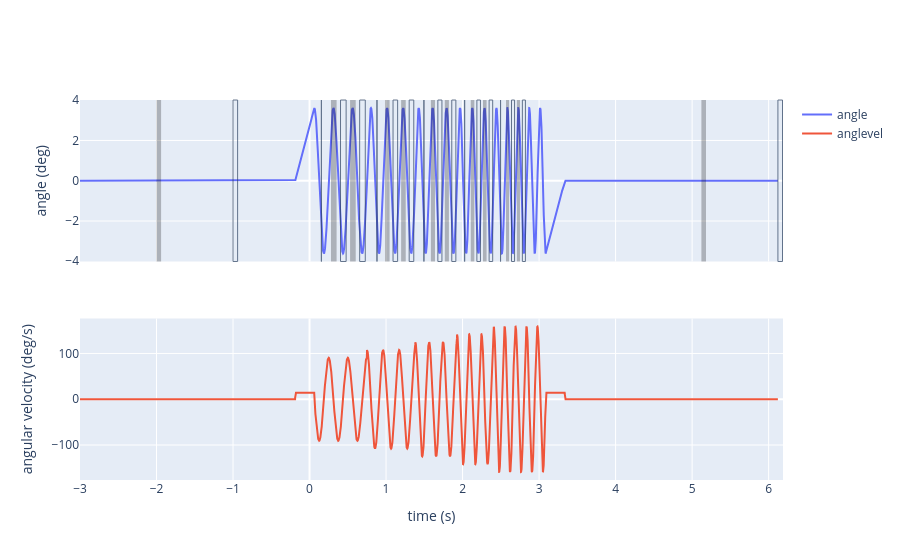

The notebook cell saved with this chart:
### Markdown cell above
and plot them:

### Code cell
fig = make_subplots(rows = 2, cols = 1,
                   shared_xaxes=True)
fig.add_trace(
    go.Scatter(x = t, y = angle, mode="lines", name="angle"),
    row=1, col=1)

for onoff in Lonoff:
    fig.add_vrect(x0 = onoff[0], x1=onoff[1], fillcolor="black", opacity=0.25, line_width=0,
                      row=1, col=1)

for onoff in Ronoff:
    fig.add_vrect(x0 = onoff[0], x1=onoff[1], opacity=0.7, line_width=1,
                      row=1, col=1)

fig.update_yaxes(title_text = "angle (deg)", row=1)
fig.add_trace(
    go.Scatter(x = t, y = anglevel, mode="lines", name="anglevel"),
    row=2, col=1)

fig.update_yaxes(title_text = "angular velocity (deg/s)", row=2)
fig.update_xaxes(title_text = "time (s)", row=2)

### Figure 1 — Plotly figure (JSON) as saved in the notebook; plotly's stock layout.template omitted (floating-point values rounded to 4 significant figures; data arrays with more than 128 entries replaced by an {"elided": "..."} marker saying what was removed)
{"data": [{"mode": "lines", "name": "angle", "type": "scatter", "x": {"elided": "9122 float values"}, "xaxis": "x", "y": {"elided": "9122 float values"}, "yaxis": "y"}, {"mode": "lines", "name": "anglevel", "type": "scatter", "x": {"elided": "9122 float values"}, "xaxis": "x2", "y": {"elided": "9122 float values"}, "yaxis": "y2"}], "layout": {"shapes": [{"fillcolor": "black", "line": {"width": 0}, "opacity": 0.25, "type": "rect", "x0": 0.03, "x1": 0.03, "xref": "x", "y0": 0, "y1": 1, "yref": "y domain"}, {"fillcolor": "black", "line": {"width": 0}, "opacity": 0.25, "type": "rect", "x0": 0.28, "x1": 0.3533, "xref": "x", "y0": 0, "y1": 1, "yref": "y domain"}, {"fillcolor": "black", "line": {"width": 0}, "opacity": 0.25, "type": "rect", "x0": 0.53, "x1": 0.6033, "xref": "x", "y0": 0, "y1": 1, "yref": "y domain"}, {"fillcolor": "black", "line": {"width": 0}, "opacity": 0.25, "type": "rect", "x0": 0.776, "x1": 0.776, "xref": "x", "y0": 0, "y1": 1, "yref": "y domain"}, {"fillcolor": "black", "line": {"width": 0}, "opacity": 0.25, "type": "rect", "x0": 0.986, "x1": 1.046, "xref": "x", "y0": 0, "y1": 1, "yref": "y domain"}, {"fillcolor": "black", "line": {"width": 0}, "opacity": 0.25, "type": "rect", "x0": 1.197, "x1": 1.257, "xref": "x", "y0": 0, "y1": 1, "yref": "y domain"}, {"fillcolor": "black", "line": {"width": 0}, "opacity": 0.25, "type": "rect", "x0": 1.404, "x1": 1.404, "xref": "x", "y0": 0, "y1": 1, "yref": "y domain"}, {"fillcolor": "black", "line": {"width": 0}, "opacity": 0.25, "type": "rect", "x0": 1.586, "x1": 1.639, "xref": "x", "y0": 0, "y1": 1, "yref": "y domain"}, {"fillcolor": "black", "line": {"width": 0}, "opacity": 0.25, "type": "rect", "x0": 1.768, "x1": 1.821, "xref": "x", "y0": 0, "y1": 1, "yref": "y domain"}, {"fillcolor": "black", "line": {"width": 0}, "opacity": 0.25, "type": "rect", "x0": 1.947, "x1": 1.947, "xref": "x", "y0": 0, "y1": 1, "yref": "y domain"}, {"fillcolor": "black", "line": {"width": 0}, "opacity": 0.25, "type": "rect", "x0": 2.107, "x1": 2.154, "xref": "x", "y0": 0, "y1": 1, "yref": "y domain"}, {"fillcolor": "black", "line": {"width": 0}, "opacity": 0.25, "type": "rect", "x0": 2.267, "x1": 2.314, "xref": "x", "y0": 0, "y1": 1, "yref": "y domain"}, {"fillcolor": "black", "line": {"width": 0}, "opacity": 0.25, "type": "rect", "x0": 2.425, "x1": 2.425, "xref": "x", "y0": 0, "y1": 1, "yref": "y domain"}, {"fillcolor": "black", "line": {"width": 0}, "opacity": 0.25, "type": "rect", "x0": 2.568, "x1": 2.608, "xref": "x", "y0": 0, "y1": 1, "yref": "y domain"}, {"fillcolor": "black", "line": {"width": 0}, "opacity": 0.25, "type": "rect", "x0": 2.71, "x1": 2.75, "xref": "x", "y0": 0, "y1": 1, "yref": "y domain"}, {"fillcolor": "black", "line": {"width": 0}, "opacity": 0.25, "type": "rect", "x0": -2, "x1": -1.94, "xref": "x", "y0": 0, "y1": 1, "yref": "y domain"}, {"fillcolor": "black", "line": {"width": 0}, "opacity": 0.25, "type": "rect", "x0": 5.121, "x1": 5.181, "xref": "x", "y0": 0, "y1": 1, "yref": "y domain"}, {"line": {"width": 1}, "opacity": 0.7, "type": "rect", "x0": 0.155, "x1": 0.155, "xref": "x", "y0": 0, "y1": 1, "yref": "y domain"}, {"line": {"width": 1}, "opacity": 0.7, "type": "rect", "x0": 0.405, "x1": 0.4783, "xref": "x", "y0": 0, "y1": 1, "yref": "y domain"}, {"line": {"width": 1}, "opacity": 0.7, "type": "rect", "x0": 0.655, "x1": 0.7283, "xref": "x", "y0": 0, "y1": 1, "yref": "y domain"}, {"line": {"width": 1}, "opacity": 0.7, "type": "rect", "x0": 0.8813, "x1": 0.8813, "xref": "x", "y0": 0, "y1": 1, "yref": "y domain"}, {"line": {"width": 1}, "opacity": 0.7, "type": "rect", "x0": 1.091, "x1": 1.151, "xref": "x", "y0": 0, "y1": 1, "yref": "y domain"}, {"line": {"width": 1}, "opacity": 0.7, "type": "rect", "x0": 1.302, "x1": 1.362, "xref": "x", "y0": 0, "y1": 1, "yref": "y domain"}, {"line": {"width": 1}, "opacity": 0.7, "type": "rect", "x0": 1.495, "x1": 1.495, "xref": "x", "y0": 0, "y1": 1, "yref": "y domain"}, {"line": {"width": 1}, "opacity": 0.7, "type": "rect", "x0": 1.677, "x1": 1.73, "xref": "x", "y0": 0, "y1": 1, "yref": "y domain"}, {"line": {"width": 1}, "opacity": 0.7, "type": "rect", "x0": 1.859, "x1": 1.912, "xref": "x", "y0": 0, "y1": 1, "yref": "y domain"}, {"line": {"width": 1}, "opacity": 0.7, "type": "rect", "x0": 2.027, "x1": 2.027, "xref": "x", "y0": 0, "y1": 1, "yref": "y domain"}, {"line": {"width": 1}, "opacity": 0.7, "type": "rect", "x0": 2.187, "x1": 2.234, "xref": "x", "y0": 0, "y1": 1, "yref": "y domain"}, {"line": {"width": 1}, "opacity": 0.7, "type": "rect", "x0": 2.347, "x1": 2.394, "xref": "x", "y0": 0, "y1": 1, "yref": "y domain"}, {"line": {"width": 1}, "opacity": 0.7, "type": "rect", "x0": 2.496, "x1": 2.496, "xref": "x", "y0": 0, "y1": 1, "yref": "y domain"}, {"line": {"width": 1}, "opacity": 0.7, "type": "rect", "x0": 2.639, "x1": 2.679, "xref": "x", "y0": 0, "y1": 1, "yref": "y domain"}, {"line": {"width": 1}, "opacity": 0.7, "type": "rect", "x0": 2.781, "x1": 2.821, "xref": "x", "y0": 0, "y1": 1, "yref": "y domain"}, {"line": {"width": 1}, "opacity": 0.7, "type": "rect", "x0": -1, "x1": -0.94, "xref": "x", "y0": 0, "y1": 1, "yref": "y domain"}, {"line": {"width": 1}, "opacity": 0.7, "type": "rect", "x0": 6.121, "x1": 6.181, "xref": "x", "y0": 0, "y1": 1, "yref": "y domain"}], "xaxis": {"anchor": "y", "domain": [0, 1], "matches": "x2", "showticklabels": false}, "xaxis2": {"anchor": "y2", "domain": [0, 1], "title": {"text": "time (s)"}}, "yaxis": {"anchor": "x", "domain": [0.575, 1], "title": {"text": "angle (deg)"}}, "yaxis2": {"anchor": "x2", "domain": [0, 0.425], "title": {"text": "angular velocity (deg/s)"}}}}
